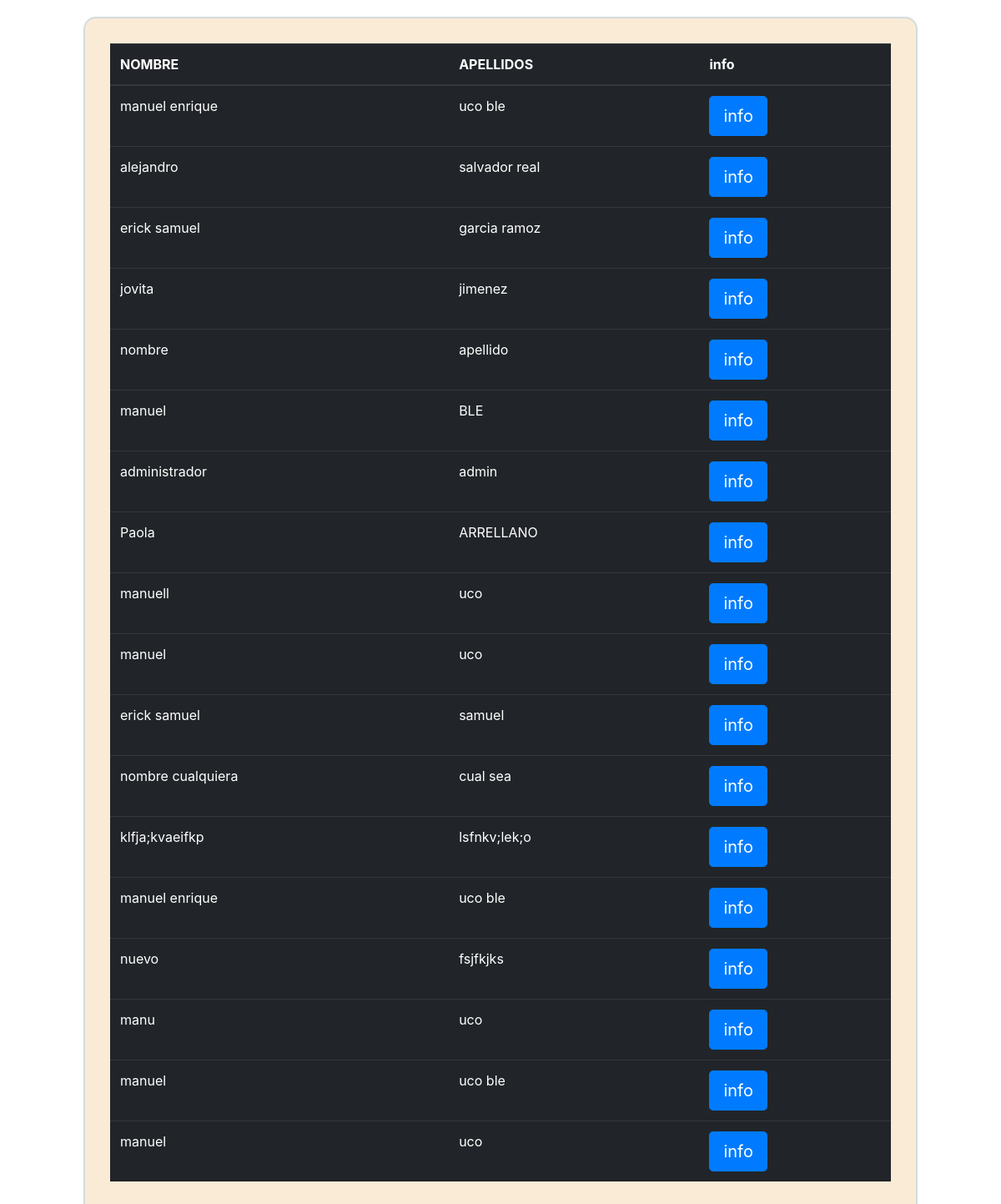
/php/tabla_usuarios.php, run on the app's committed database.
### tables this page shows
CREATE TABLE `usuario` (
  `id` int(11) NOT NULL,
  `nombre` varchar(45) DEFAULT NULL,
  `apellido` varchar(45) DEFAULT NULL,
  `telefono` varchar(45) DEFAULT NULL,
  `correo` varchar(45) DEFAULT NULL,
  `pass` varchar(45) DEFAULT NULL,
  `tipo` varchar(45) DEFAULT NULL,
  `nombre_tu` varchar(50) DEFAULT NULL,
  `apm_tu` varchar(50) DEFAULT NULL,
  `app_tu` varchar(50) DEFAULT NULL,
  `dir` varchar(200) DEFAULT NULL,
  `fecha` date DEFAULT NULL,
  `sexo` varchar(50) DEFAULT NULL,
  `creacion` date NOT NULL
);

### php/tabla_usuarios.php (the view, shortened to what this page needs)
<!DOCTYPE html>
<html lang="en">
<head>
     <link rel="stylesheet" href="../dist/css/bootstrap.min.css">
    <link rel="stylesheet" href="../dist/css/estilos.css">
</head>
<body>
      <div class="body2">
        <div class="registro2" id="registro" >
            <table class="table table-dark">
                <thead>
                    <tr>
                    <th scope="col">NOMBRE</th>
                    <th scope="col">APELLIDOS</th>
                    <th scope="col">info</th>
                    </tr>
                </thead>
                <tbody>
                    <tr>
                        <?php
                        include 'database.php';
                         try {
                            $conn->setAttribute(PDO::ATTR_ERRMODE, PDO::ERRMODE_EXCEPTION);
                            $stmt = $conn->prepare("SELECT nombre,apellido,id FROM usuario");
                            $stmt->execute();
                            $result = $stmt->fetchAll(PDO::FETCH_ASSOC);
                            foreach($result as $row) {
                                echo "<tr><td>". $row['nombre']."</td>";
                                echo "<td>". $row['apellido']."</td>";
                                echo '<td><a href="info.php?id='.$row['id'].'" class="btn btn-primary btn-lg" role="button" >info</a></td></tr>';
                            }
                        }
                        catch(PDOException $e) {
                            echo "Error: " . $e->getMessage();
                        }
                        ?>
                </tbody>
                </table>
         </div>
      </div>
</body>
</html>

### data on the page
usuario: nombre "manuel enrique", apellido "uco ble"
usuario: nombre "alejandro", apellido "salvador real"
usuario: nombre "erick samuel", apellido "garcia ramoz"
usuario: nombre "jovita", apellido "jimenez"
usuario: nombre "nombre", apellido "apellido"
usuario: nombre "manuel", apellido "BLE"
usuario: nombre "administrador", apellido "admin"
usuario: nombre "Paola", apellido "ARRELLANO"
usuario: nombre "manuell", apellido "uco"
usuario: nombre "manuel", apellido "uco"
usuario: nombre "erick samuel", apellido "samuel"
usuario: nombre "nombre cualquiera", apellido "cual sea"
usuario: nombre "klfja;kvaeifkp", apellido "lsfnkv;lek;o"
usuario: nombre "manuel enrique", apellido "uco ble"
usuario: nombre "nuevo", apellido "fsjfkjks"
usuario: nombre "manu", apellido "uco"
usuario: nombre "manuel", apellido "uco ble"
usuario: nombre "manuel", apellido "uco"
